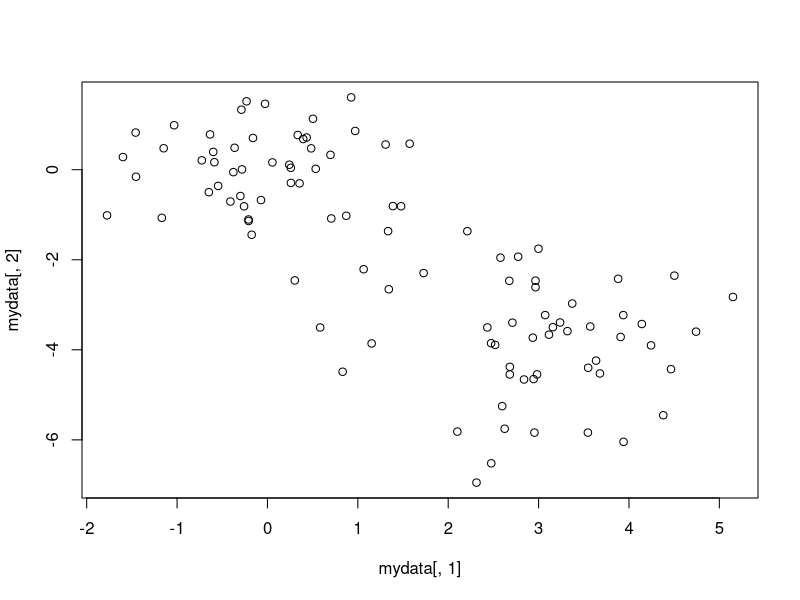
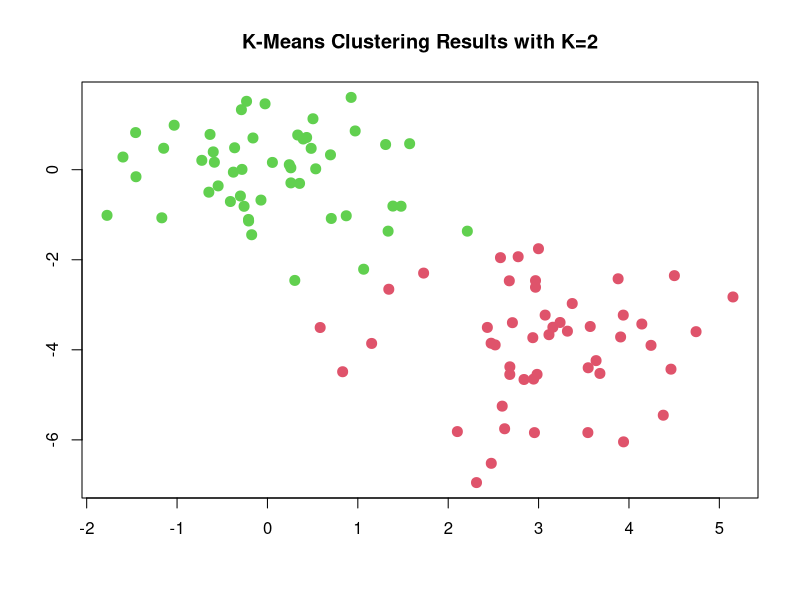
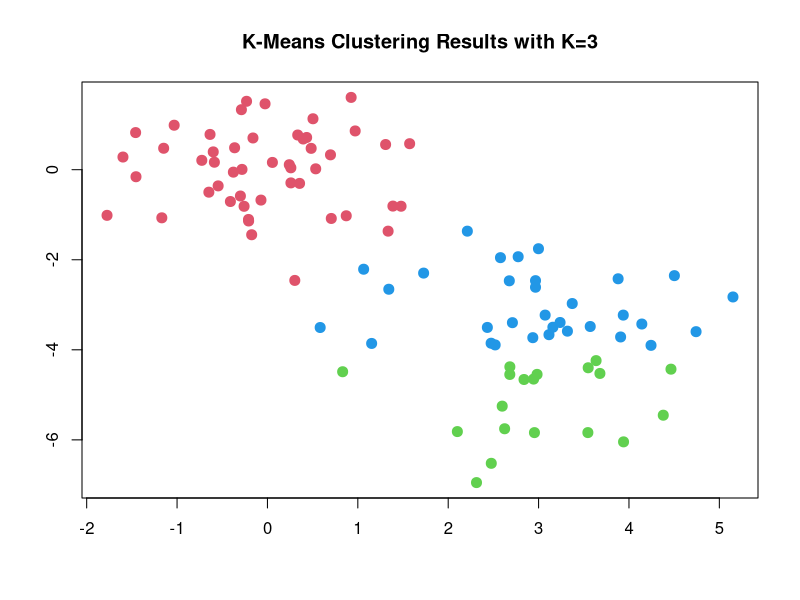
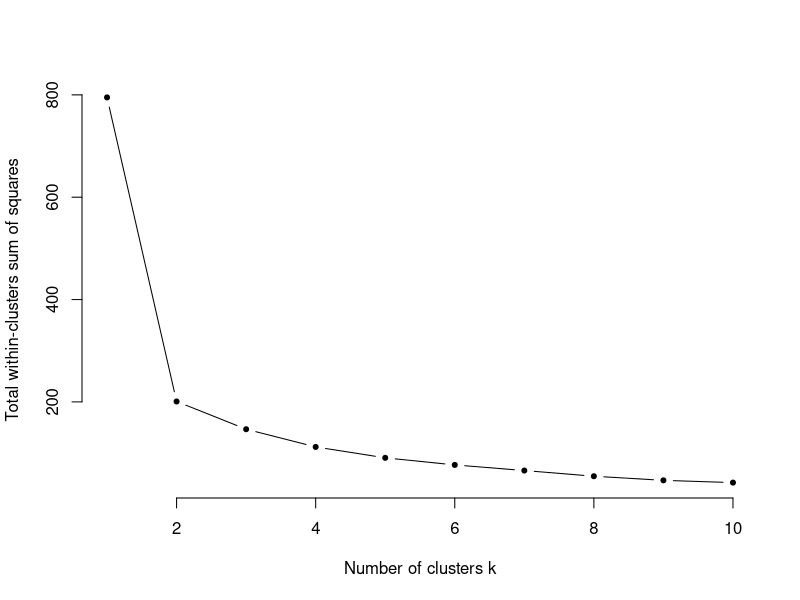

R code for these plots, in order:
# Online Applied Data Mining, Fall 2017
# K-means clustering algorithm
# An introduction to Statistical Learning 
# Modified by Hasan Kurban
###############################################################################
#generate data: 2-dimensional 100 data points from standard normal distribution
mydata=matrix(rnorm(100*2), ncol=2)
mydata[1:50,1]=mydata[1:50,1]+3
mydata[1:50,2]=mydata[1:50,2]-4
plot(mydata[,1],mydata[,2])
View(mydata) #View data
###############################################################################
?kmeans  #to get more information about kmeans function
#Cluster mydata with k-means, k=2
#nstart: how many random sets should be chosen?
#nstart = 20 and k = 2 means that 20 times, randomly choose 2 initial points
#and initialize k-means algorithm with these initial points 
#and return the result for the best initial points (SSE lowest)
km.out=kmeans(mydata,centers=2,nstart=20)
km.out
km.out$cluster #print out the clusters
#plot the clusters
plot(mydata, col=(km.out$cluster+1), main="K-Means Clustering Results with K=2",
     xlab="", ylab="", pch=20, cex=2)
# Total within-cluster sum of squares
km.out$tot.withinss
# within-cluster sum of squares for each cluster
km.out$withinss
#k=3: Run k-means for 3-clusters
km.out=kmeans(mydata,3,nstart=20)
km.out
plot(mydata, col=(km.out$cluster+1), main="K-Means Clustering Results with K=3", xlab="", 
     ylab="", pch=20, cex=2)
#Total within-cluster sum of squares
km.out$tot.withinss
# within-cluster sum of squares for each cluster
km.out$withinss

###########################################################################################
#Finding optimal k - elbow technique
k_max <- 10 
#Total within-cluster sum of squares
 tsse <- sapply(1:k_max, 
               function(k){kmeans(mydata, k, nstart=30,iter.max = 12 )$tot.withinss})
plot(1:k_max, tsse,
            type="b", pch = 20, frame = FALSE, 
            xlab="Number of clusters k",
            ylab="Total within-clusters sum of squares")